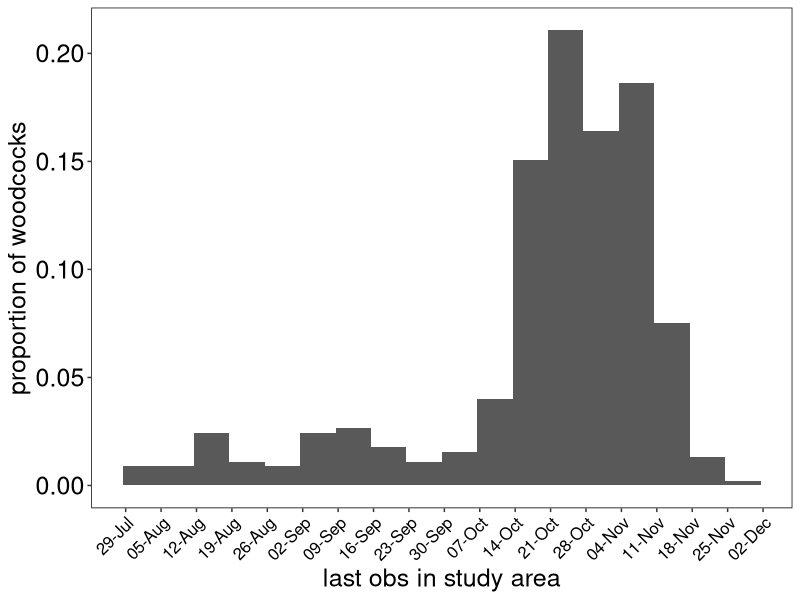
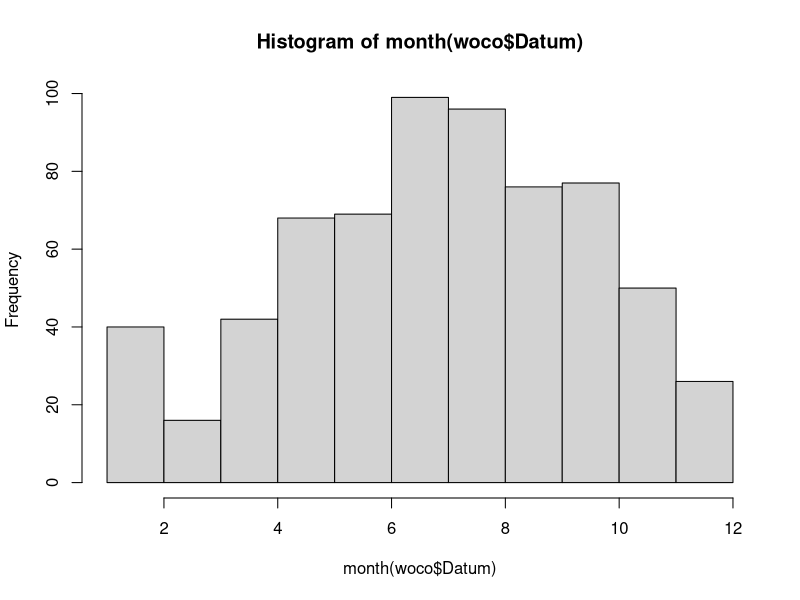
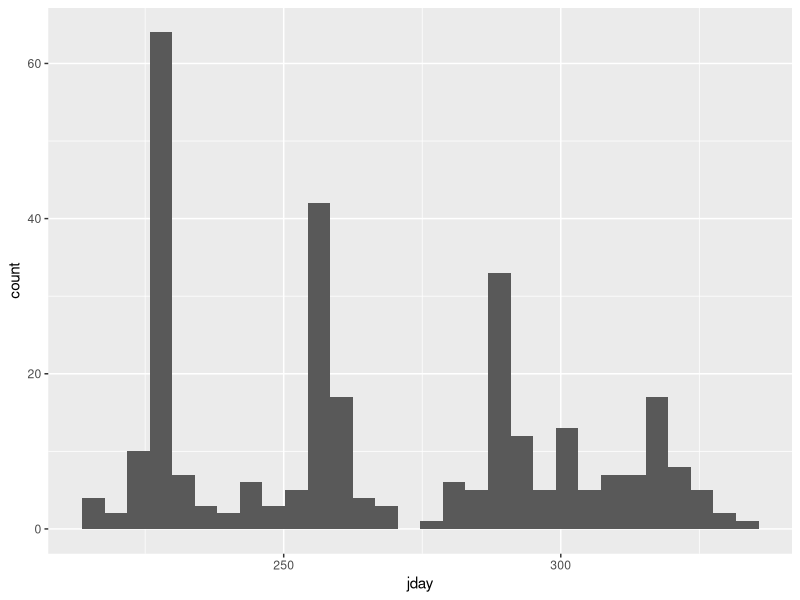
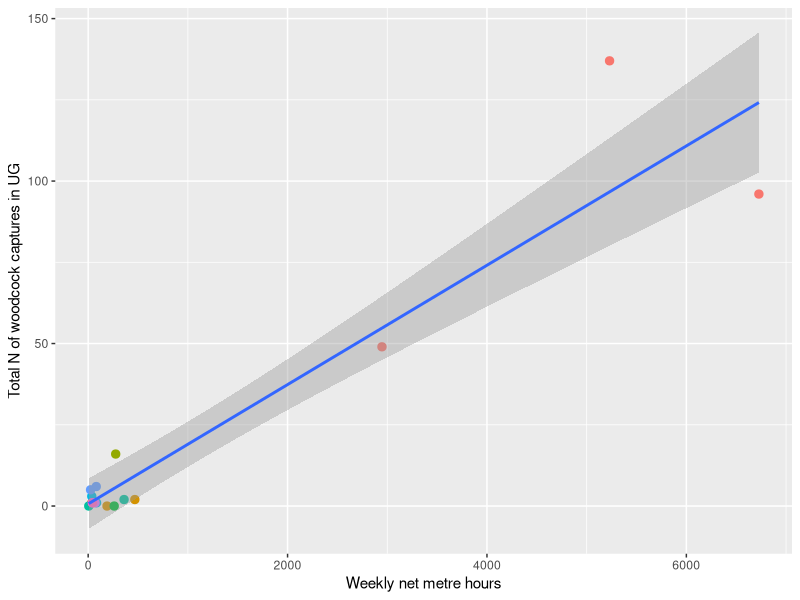

Write R code to recreate these figures, in order.
###########################################################################
##### WOODCOCK DEPARTURE TIME ANALYSIS DATA PREPARATION--------  ############################
###########################################################################

## written by Steffen Oppel on 30 Oct 2024 to initiate analysis
## goal is to estimate WHEN birds depart so that hunters can be confident they don't shoot Swiss birds
## federal regulation permits shooting from 15 Sept to 16 December

## QUESTIONS TO MURDY:
# what does 'censor' mean? check with Michi if censoring necessary for migration
# what temporal resolution do we want (weekly ok)? yes
# extent of season (Sept - Nov), what is the intermittent dip in effort? monthly capture events
# do we have a metric of observation effort?
# what are age categories 1-8? EURING Code? Only needed if age affects departure or survival
# annual variation in survival, detection, migration?

## UPDATED 2 JAN 2025 to include actual netting effort data (provided by Pierre Mollet)
## used data for those occasions where available, and extrapolated remaining occasions based on linear regression with capture numbers

## UPDATED 12 FEB 2025 to exclude ARGOS DATA (optional - because we are not sure about permissions)

## UPDATED 22 OCT 2025 to set obs to NA prior to first observation (even in subsequent years) to avoid model failure


## revision in April 2026
## assess the magnitude of extended encounter occasions 30 and 53


## revised in May 2026 to remove all individuals never recorded in April - August (those can be assumed to be breeders): PM said that these are definitely local breeders
## changed wk54 to wk53 because no records in wk53 anyway
## reduced dimensions of woco_ch by 1 column


# Clear workspace ---------------------------------------------------------

rm(list=ls()) 
Sys.setenv(LANG = "en") ##change language of error messages to english

# Load libraries, functions etc -------------------------------------------
library(lubridate)
library(tidyverse)
library(readxl)
library(dplyr)
filter<-dplyr::filter
select<-dplyr::select

## set root folder for project
try(setwd("C:/Users/sop/OneDrive - Vogelwarte/Woodcock"), silent=T)
try(setwd("C:/STEFFEN/OneDrive - Vogelwarte/Woodcock"), silent=T)

# Load data ---------------------------------------------------------------

woco <- read_excel("data/Daten_Waldschnepfe.xlsx", sheet="Data") %>%
  # mutate(Sendertyp=ifelse(is.na(Sendertyp),"none",Sendertyp)) %>%  ## fill in missing values for type of transmitter
  # dplyr::filter(Sendertyp!="ARGOS") %>%  ## optionally remove all ARGOS data
  rename(age=`Alter (Euring)`)
woco


woco %>% group_by(Ring, Markierung, Sendertyp) %>%
  summarise(n_encounter=length(Datum)) %>%
  ungroup() %>%
  mutate(N=1) %>%
  group_by(Markierung, Sendertyp) %>%
  summarise(N_birds=sum(N))


### CREATE A TIME SERIES DATA FRAME ###
mindate<-min(woco$Datum)
maxdate<-max(woco$Datum)
timeseries<-data.frame(date=seq(mindate, maxdate, "1 month")) %>%
  mutate(month=month(date),year=year(date)) %>%
  mutate(ymo=as.character(format(date, format="%Y_%m"))) %>%
  mutate(season=ifelse(month %in% c(4,5,6,7,8,9),"summer","winter")) %>%
  mutate(col=seq_along(date))
dim(timeseries)


## check last observation per bird in study area
woco %>% filter(month(Datum) %in% c(8,9,10,11)) %>%
  filter(Ort=="UG") %>%
  mutate(year=year(Datum)) %>%
  mutate(id=paste(Ring_num,year, sep="_")) %>%
  mutate(jday=yday(Datum)) %>%
  mutate(date=ymd("2023-12-31")+days(jday)) %>%
  group_by(id) %>%
  summarise(last=max(date)) %>%
  ggplot(aes(x=last)) +
  geom_histogram(aes(x=last,y=(after_stat(count))/tapply(after_stat(count),after_stat(PANEL),sum)[after_stat(PANEL)]),binwidth=7)+                               
  scale_x_date(name="last obs in study area",date_breaks="1 week", date_labels="%d-%b")+
  labs(y="proportion of woodcocks") +
  theme(panel.background=element_rect(fill="white", colour="black"), panel.grid.major = element_blank(), panel.grid.minor = element_blank(),
        axis.text.x=element_text(size=12, color="black",angle=45,hjust = 1),
        axis.text.y=element_text(size=18, color="black"), 
        axis.title=element_text(size=18), 
        strip.text.x=element_text(size=18, color="black"), 
        strip.background=element_rect(fill="white", colour="black"))
#ggsave("output/prop_woodcock_per_week_rawdat.jpg", width=7, height=6)



#~~~~~~~~~~~~~~~~~~~~~~~~~~~~~~~~~~~~~~~~~~~~~~~~~~~
# FILTER DATA by removing individuals with no record in Aug - Dec
#~~~~~~~~~~~~~~~~~~~~~~~~~~~~~~~~~~~~~~~~~~~~~~~~~~~
removals<-woco %>%
  mutate(targetObs=ifelse(month(Datum)>7,1,0)) %>%
  group_by(Ring_num) %>%
  summarise(obs=sum(targetObs)) %>%
  filter(obs==0)
dim(removals)
dim(woco)
woco<-woco %>% filter(!(Ring_num %in% removals$Ring_num))
dim(woco)


## added second level - remove individuals that were never caught in the UG outside the breeding season

removals2<-woco %>%
  mutate(targetObs=ifelse(month(Datum) %in% c(4,5,6,7,8) & Ort %in% c("Franche-Comté","UG"),1,0)) %>%
  group_by(Ring_num) %>%
  summarise(obs=sum(targetObs)) %>%
  filter(obs==0)


woco<-woco %>% filter(!(Ring_num %in% removals2$Ring_num))
dim(woco)


#~~~~~~~~~~~~~~~~~~~~~~~~~~~~~~~~~~~~~~~~~~~~~~~~~~~
# REPORT QUANTITIES IN MANUSCRIPT
#~~~~~~~~~~~~~~~~~~~~~~~~~~~~~~~~~~~~~~~~~~~~~~~~~~~

# Inspect data ---------------------------------------------------------------
table(woco$Ort)
table(woco$age)
hist(month(woco$Datum))
table(woco$Beobachtung)
table(woco$Markierung)
table(woco$Markierung, woco$Sendertyp)
table(woco$Censor)
length(unique(woco$Ring_num))
woco %>% filter(month(Datum) %in% c(8,9,10,11)) %>%
  mutate(jday=yday(Datum)) %>%
  ggplot(aes(x=jday)) + geom_histogram()

table(woco$Beobachtung, woco$Ort)


woco %>% group_by(Ring, Markierung, Sendertyp) %>%
  summarise(n_encounter=length(Datum)) %>%
  ungroup() %>%
  mutate(N=1) %>%
  group_by(Markierung, Sendertyp) %>%
  summarise(N_birds=sum(N))





#~~~~~~~~~~~~~~~~~~~~~~~~~~~~~~~~~~~~~~~~~~~~~~~~~~~
# DATA PREPARATION APPROACH
#~~~~~~~~~~~~~~~~~~~~~~~~~~~~~~~~~~~~~~~~~~~~~~~~~~~
## for each individual and year, create weekly occasions for Sept to Nov
## use data from following year to determine whether bird survived or not
# True States (S) - these are often unknown and cannot be observed
# 1 alive in study area
# 2 dead in study area
# 3 alive outside study area (after migration)
# 4 dead outside study area (shot after after migration)

  # Observed States (O) - these are based on the actual transmission history
  # 1 Bird (re)captured alive or recorded via transmitter in study area
  # 2 Bird recorded via transmitter outside study area
  # 3 Dead bird recovered  in study area
  # 4 Dead bird recovered  outside study area
  # 5 No signal (=not observed)

### inspect individual that lost the logger (happened 3 days after last live location - does not yield additional info)
woco %>% filter(Beobachtung=="Senderfund")
woco %>% filter(Ring_num==112985) %>% arrange(Datum)

### inspect individual that was caught in France
woco %>% filter(Beobachtung=="Fang") %>% filter(Ort!="UG")
woco %>% filter(Ring_num==115155) %>% arrange(Datum)


# CREATE ANNUAL ENCOUNTER HISTORY  ---------------------------------------------------------------
woco_ch <- woco %>%
  mutate(year=year(Datum)) %>%
  mutate(id=paste(Ring_num,year, sep="_")) %>%
  select(id, Ring_num,year,Datum,Beobachtung,Markierung,Ort) %>%
  filter(Beobachtung!="Senderfund") %>%
  filter(!(Beobachtung=="Fang" & Ort!="UG")) %>%
  mutate(obs=1) %>%
  group_by(Ring_num, year) %>%
  summarise(N=sum(obs)) %>%
  spread(key=year, value=N, fill=0)


#~~~~~~~~~~~~~~~~~~~~~~~~~~~~~~~~~~~~~~~~~~~~~~~~~~~~~~~~~~~~~~~~~~~~~~~~~~~~~~~~~~~~~~~~~~~~~~~~~~~~~~~~~~~~~
# PREPARE ANNUAL CAPTURE HISTORIES
#~~~~~~~~~~~~~~~~~~~~~~~~~~~~~~~~~~~~~~~~~~~~~~~~~~~~~~~~~~~~~~~~~~~~~~~~~~~~~~~~~~~~~~~~~~~~~~~~~~~~~~~~~~~~~
### we only want weeks from Aug - December
### but some birds are marked earlier in the year and are then shot - cannot have a dead state without a previous marking occasion
### summarised all encounters prior to August and entered it in first August week


### assess consequence of lumping earlier records into single encounter occasion
dim(woco)
dim(woco %>%
  mutate(year=year(Datum), week=week(Datum)) %>%
  filter(week<=30))


## these are the birds that were found dead within study area after week 30
localrecovs<-woco %>%
  mutate(year=year(Datum), week=week(Datum)) %>%
  mutate(id=paste(Ring_num,year, sep="_")) %>%
  filter(Beobachtung=="Totfund") %>%
  filter(Ort=="UG") %>%
  group_by(id,Ring_num,year) %>%
  summarise(dead=min(week)) %>%
  filter(dead>30) 

## these are the individuals that have no live within study area record after week 30
earlycaps<-woco %>%
  mutate(year=year(Datum), week=week(Datum)) %>%
  mutate(id=paste(Ring_num,year, sep="_")) %>%
  filter(Beobachtung!="Totfund") %>%
  filter(Ort=="UG") %>%
  group_by(id,Ring_num,year) %>%
  summarise(first=min(week), last=max(week), nweeks=length(unique(week))) %>%
  filter(last<31) %>%
  left_join(localrecovs, by=c('id','Ring_num','year')) %>%
  filter(!is.na(dead))

## birds with valid data within the study area
infobirds<-woco %>%
  mutate(year=year(Datum), week=week(Datum)) %>%
  mutate(id=paste(Ring_num,year, sep="_")) %>%
  filter(Beobachtung!="Totfund") %>%
  filter(Ort=="UG") %>%
  filter(week>30) %>%
  group_by(id,Ring_num,year) %>%
  summarise(first=min(week), last=max(week), nweeks=length(unique(week))) %>%
  arrange(desc(first),nweeks)
dim(infobirds)

## birds without valid data within the study area
noninfobirds<-woco %>%
  mutate(year=year(Datum), week=week(Datum)) %>%
  mutate(id=paste(Ring_num,year, sep="_")) %>%
  filter(!(id %in% infobirds$id)) %>%
  group_by(id,Ring_num,year) %>%
  summarise(first=min(week), last=max(week), nweeks=length(unique(week)), nlocs=length(unique(Ort))) %>%
  arrange(desc(first),nweeks)
dim(noninfobirds)


## birds that would be added if we lumped occasions prior to week 30
addedinfobirds<-woco %>%
  mutate(year=year(Datum), week=week(Datum)) %>%
  mutate(id=paste(Ring_num,year, sep="_")) %>%
  filter((id %in% noninfobirds$id)) %>%
  filter(Beobachtung!="Totfund") %>%
  filter(Ort=="UG") %>%
  filter(week<=30) %>%
  group_by(id,Ring_num,year) %>%
  summarise(first=min(week), last=max(week), nweeks=length(unique(week)))
dim(addedinfobirds)


## summarise the birds we will use for the study

chosen<-c(infobirds$id,earlycaps$id)



### weekly encounter history ####
woco_ann_ch_true<-woco %>%
  mutate(year=year(Datum), week=week(Datum)) %>%
  mutate(id=paste(Ring_num,year, sep="_")) %>%
  dplyr::filter(id %in% chosen) %>%   ### select only the birds that were recorded alive within the study area at least once after week 30, plus the 3 birds that were recovered dead
  select(id, Ring_num,week,Datum,Beobachtung,Markierung,Ort) %>%
  mutate(week=ifelse(week<31,31,week)) %>%
  filter(week>30) %>%
  mutate(week=paste0('wk',week)) %>%
  filter(Beobachtung!="Senderfund") %>%
  filter(!(Beobachtung=="Fang" & Ort!="UG")) %>%
  mutate(TS=ifelse(Beobachtung=="Fang",1,
                   ifelse((Beobachtung=="Senderlokalisation" & Ort=="UG"),1,
                          ifelse((Beobachtung=="Senderlokalisation" & Ort!="UG"),3,
                                 ifelse((Beobachtung=="Totfund" & Ort=="UG"),2,
                                        ifelse((Beobachtung=="Totfund" & Ort!="UG"),4,99)))))) %>% ## there should be no 99filter(TS==99)
  group_by(id, week) %>%
  summarise(N=max(TS)) %>%
  spread(key=week, value=N, fill=NA) %>%
  mutate(wk53=NA)  ## create blank column for records past the migration season - ### CHANGED TO 53 after selecting fewer individuals

woco_ann_ch_obs<-woco %>%
  mutate(year=year(Datum), week=week(Datum)) %>%
  mutate(id=paste(Ring_num,year, sep="_")) %>%
  dplyr::filter(id %in% chosen) %>%   ### select only the birds that were recorded alive within the study area at least once after week 30, plus the 3 birds that were recovered dead
  select(id, Ring_num,week,Datum,Beobachtung,Markierung,Ort) %>%
  mutate(week=ifelse(week<31,31,week)) %>%
  filter(week>30) %>%
  mutate(week=paste0('wk',week)) %>%
  #filter(month(Datum) >7) %>%
  filter(Beobachtung!="Senderfund") %>%
  filter(!(Beobachtung=="Fang" & Ort!="UG")) %>%
  mutate(OS=ifelse(Beobachtung=="Fang",1,
                   ifelse((Beobachtung=="Senderlokalisation" & Ort=="UG"),1,
                          ifelse((Beobachtung=="Senderlokalisation" & Ort!="UG"),2,
                                 ifelse((Beobachtung=="Totfund" & Ort=="UG"),3,
                                        ifelse((Beobachtung=="Totfund" & Ort!="UG"),4,5)))))) %>%
  group_by(id, week) %>%
  summarise(N=max(OS)) %>%
  spread(key=week, value=N, fill=5) %>%
  mutate(wk53=5)  ## create blank column for records past the migration season ### CHANGED TO 53 after selecting fewer individuals


woco_tag_mat<- woco %>%
  mutate(year=year(Datum), week=week(Datum)) %>%
  mutate(id=paste(Ring_num,year, sep="_")) %>%
  dplyr::filter(id %in% chosen) %>%   ### select only the birds that were recorded alive within the study area at least once after week 30, plus the 3 birds that were recovered dead
  select(id, Ring_num,week,Datum,Beobachtung,Markierung,Ort,Sendertyp) %>%
  mutate(week=ifelse(week<31,31,week)) %>%
  filter(week>30) %>%
  mutate(week=paste0('wk',week)) %>%
  #filter(month(Datum) >7) %>%
  filter(Beobachtung!="Senderfund") %>%
  filter(!(Beobachtung=="Fang" & Ort!="UG")) %>%
  mutate(tag=ifelse(Markierung=="Sender",1,0)) %>%
  mutate(ptt=ifelse(Markierung=="Sender",ifelse(Sendertyp=="ARGOS",1,0),0)) %>%
  group_by(id) %>%
  summarise(tag=max(tag), ptt=max(ptt))


### CREATE BLANK MATRICES TO HOLD INFORMATION ABOUT TRUE AND OBSERVED STATES ###

woco.obs.matrix<-woco_ann_ch_obs %>% arrange(id)
woco.state.matrix<-woco_ann_ch_true %>% arrange(id)
tag<-as.data.frame(woco_tag_mat %>% arrange(id) %>% select(tag))[,1]
ptt<-as.data.frame(woco_tag_mat %>% arrange(id) %>% select(ptt))[,1]
woco.eff.matrix<-woco_ann_ch_obs %>% arrange(id)
dim(woco.obs.matrix)
length(tag)



#~~~~~~~~~~~~~~~~~~~~~~~~~~~~~~~~~~~~~~~~~~~~~~~~~~~~~~~~~~~~~~~~~~~~~~~~~~~~~~~~~~~~~~~~~~~~~~~~~~~~~~~~~~~~~
# CREATE EFFORT MATRIX BASED ON ACTUAL NETTING EFFORT
#~~~~~~~~~~~~~~~~~~~~~~~~~~~~~~~~~~~~~~~~~~~~~~~~~~~~~~~~~~~~~~~~~~~~~~~~~~~~~~~~~~~~~~~~~~~~~~~~~~~~~~~~~~~~~
### full matrix of records to be used to calibrate effort data from netting
effort_mat<- woco %>%
  mutate(year=year(Datum), week=week(Datum)) %>%
  mutate(week=ifelse(week<31,31,week)) %>%
  mutate(obs=1) %>%
  filter(week>30) %>%
  mutate(week=paste0('wk',week)) %>%
  filter(Beobachtung!="Senderfund") %>%
  filter(!(Beobachtung=="Fang" & Ort!="UG")) %>%
  group_by(year,week) %>%
  summarise(eff=sum(obs)) %>%
  spread(key=week,value=eff, fill=0) %>%
  mutate(wk53=2)  ## create blank column for records past the migration season

### summary of actual netting effort 
netting <- read_excel("data/Data_Aufwand_Nov2024.xlsx", sheet="Tabelle1") %>%
  mutate(effort=(`Länge (m)`*`Dauer (min)`)/60) %>%
  mutate(year=year(Datum), week=week(Datum)) %>%
  mutate(week=ifelse(week<31,31,week)) %>%
  filter(week>30) %>%
  mutate(week=paste0('wk',week)) %>%
  group_by(year,week) %>%
  summarise(tot_eff=sum(effort))
  
### calibrate relationship between netting effort and number of records
effort_mat %>% filter(year %in% c(2016,2017,2018)) %>%
  gather(key="week", value="exp_eff",-year) %>%
  left_join(netting, by=c("year","week")) %>%
  filter(!is.na(tot_eff)) %>%
  
  ggplot(aes(x=tot_eff, y=exp_eff)) +
  geom_point(aes(col=week),size=2.5) +
  geom_smooth(method="lm") +
  labs(x="Weekly net metre hours", y="Total N of woodcock captures in UG") +
  theme(legend.position="none")

## fit linear regression
calib_dat<-effort_mat %>% filter(year %in% c(2016,2017,2018)) %>%
  gather(key="week", value="exp_eff",-year) %>%
  left_join(netting, by=c("year","week")) %>%
  filter(!is.na(tot_eff))
eff_pred<-lm(tot_eff~0+exp_eff, data=calib_dat) ## forced through origin


## interpolate all occassions without actual netting effort data
effort<-effort_mat %>%
  gather(key="week", value="exp_eff",-year) %>%
  ungroup() %>%
  left_join(netting, by=c("year","week"))
effort$pred_eff<-predict(eff_pred, newdat=effort) ## predict effort based on linear model
effort_mat<-effort %>%
  mutate(eff=ifelse(is.na(tot_eff),pred_eff,tot_eff)) %>% ## use the predicted effort for occasions when no actual effort is available
  mutate(scale_eff=scale(eff)) %>%
  select(year,week,scale_eff) %>%
  spread(key=week,value=scale_eff)

## report the proportion of interpolated effort data
dim(effort[effort$exp_eff>0 & is.na(effort$tot_eff),])/dim(effort)



#~~~~~~~~~~~~~~~~~~~~~~~~~~~~~~~~~~~~~~~~~~~~~~~~~~~~~~~~~~~~~~~~~~~~~~~~~~~~~~~~~~~~~~~~~~~~~~~~~~~~~~~~~~~~~
# CREATE CAPTURE HISTORY FOR SURVIVAL ESTIMATIONS
#~~~~~~~~~~~~~~~~~~~~~~~~~~~~~~~~~~~~~~~~~~~~~~~~~~~~~~~~~~~~~~~~~~~~~~~~~~~~~~~~~~~~~~~~~~~~~~~~~~~~~~~~~~~~~

### FILL MATRICES WITH STATE INFORMATION ###
for(i in 1:nrow(woco.obs.matrix)){
  
  ### extract ind and year
  yr<-separate_wider_delim(woco_ann_ch_obs[i,],cols="id",delim="_", names=c('ring','year'))$year
  rn<-separate_wider_delim(woco_ann_ch_obs[i,],cols="id",delim="_", names=c('ring','year'))$ring
  
  ### add effort to individual matrix (because nimble does not allow dynamic indexing)
  woco.eff.matrix[i,2:dim(woco.obs.matrix)[2]]<-effort_mat[effort_mat$year==yr,2:dim(woco.obs.matrix)[2]]
  woco.eff.matrix[i,dim(woco.obs.matrix)[2]]<-sum(effort_mat[effort_mat$year==yr,2:20])  ### effort for following year is the sum across many months
  
  ### extract start and end dates for selected bird
  daterange<-woco %>%
    filter(Ring_num==rn) %>%
    #filter(year(Datum)==yr) %>%
    filter(Beobachtung!="Senderfund") %>%
    filter(!(Beobachtung=="Fang" & Ort!="UG")) %>%
    summarise(first=min(Datum),last=max(Datum))
  
  ### ASSIGN OBSERVED STATES
  startcol<-min(which(woco.obs.matrix[i,2:dim(woco.obs.matrix)[2]]!=5))
  if(startcol>1){
    if(year(daterange$first)<yr) {woco.obs.matrix[i,2:(startcol)]<-NA} else {    ### CHANGED FROM 5 to NA because 2 birds caused problems with wrong f
      woco.obs.matrix[i,2:(startcol)]<-NA}
  }

  stopcol<-max(which(woco.obs.matrix[i,2:dim(woco.obs.matrix)[2]]<5))
  if((stopcol+1)<dim(woco.obs.matrix)[2]){
    if(year(daterange$last)>yr) {woco.obs.matrix[i,dim(woco.obs.matrix)[2]]<-2} else {  ## birds that survived until next year are labelled to have been recorded outside study area
      woco.obs.matrix[i,min((stopcol+2),dim(woco.obs.matrix)[2]):dim(woco.obs.matrix)[2]]<-5}
  }

  
  ### ENSURE THAT DEAD BIRDS STAY DEAD
  if(TRUE %in% (c(3,4) %in% woco.obs.matrix[i,2:dim(woco.obs.matrix)[2]])){
    deadcol<-min(which(woco.obs.matrix[i,2:dim(woco.obs.matrix)[2]] %in% c(3,4)))
    woco.obs.matrix[i,min((deadcol+2),dim(woco.obs.matrix)[2]):dim(woco.obs.matrix)[2]]<-woco.obs.matrix[i,(deadcol+1)]  ## assign the same state as last observed for rest of time series
  }
  
  ### ENSURE THAT LOCAL BIRDS STAY LOCAL
  ## there are very few 'excursions' out of the study area, but we do not want to model those, so we eliminate any state other than 1 prior to or between states of 1
  startcolIN<-min(which(woco.obs.matrix[i,2:dim(woco.obs.matrix)[2]]<5))
  stopcolIN<-max(which(woco.obs.matrix[i,2:dim(woco.obs.matrix)[2]]==1))
  if(stopcolIN>startcolIN){
    for(col in (startcolIN+1):(stopcolIN+1)) {
      if(!is.na(woco.obs.matrix[i,col])){woco.obs.matrix[i,col]<-ifelse(woco.obs.matrix[i,col]==5,5,1)}  ## assign everything to 1 except the not observed state
    }
  }

  ## ASSIGN INITIAL TRUE STATE (to initialise z-matrix of model)
  ### this needs careful manipulation to appropriately configure intermediate 0s
  startcol<-min(which(!is.na(woco.state.matrix[i,2:dim(woco.state.matrix)[2]])))
  stopcol<-max(which(!is.na(woco.state.matrix[i,2:dim(woco.state.matrix)[2]])))  
  startstate<-woco.state.matrix[i,startcol+1]
  endstate<-woco.state.matrix[i,stopcol+1]
  if(startcol>1){
    if(year(daterange$first)<yr) {woco.state.matrix[i,2:startcol]<-startstate} ## anything before first obs gets same state as first obs
  }
  
  if((stopcol+1)<dim(woco.state.matrix)[2]){
    woco.state.matrix[i,min((stopcol+2),dim(woco.state.matrix)[2]):dim(woco.state.matrix)[2]]<-endstate ## anything after last obs gets same state as last obs
  }
  
  if(stopcol>(startcol+1)){ ## only needed if there is a chance of intermediate gaps between start and stopcol
    for(col in (startcol+1):stopcol) {
    woco.state.matrix[i,col]<-ifelse(is.na(woco.state.matrix[i,col]),woco.state.matrix[i,col-1],woco.state.matrix[i,col]) ## anything inbetween the start and stop column gets the previous state unless it is known
  }}
  
  if(year(daterange$last)>yr) {
    woco.state.matrix[i,dim(woco.state.matrix)[2]]<-3  ## last column is always alive outside study area if bird also recorded next year
  }
  if(stopcolIN>startcolIN){
    for(col in (startcolIN+1):(stopcolIN+1)) {
      woco.state.matrix[i,col]<-1  ## assign everything to 1 for true state
    }
  }
}



#### Convert to numeric matrices that NIMBLE can loop over
y.telemetry<-as.matrix(woco.obs.matrix[,2:(dim(woco.state.matrix)[2])])
z.telemetry<-as.matrix(woco.state.matrix[,2:(dim(woco.state.matrix)[2])])
dim(y.telemetry)

#### REMOVE individuals with no information (i.e. those that left or were shot before August in a given year, OR only have telemetry locations outside)
## no longer needed after selection was done earlier

# noninfobirds1<-which(apply(y.telemetry, 1, function(x) length(unique(x)) == 1) == TRUE)  ## only a single state was observed - uninformative
# noninfobirds2<-which(apply(y.telemetry, 1, function(x) all(x %in% c(2, 5))))   ## birds only observed outside
# #noninfobirds3<-which(apply(z.telemetry, 1, function(x) all(x %in% c(3,4))))   ## birds with a true state only outside - removed as equivalent to noninfobirds2
# #noninfobirds<-union(union(noninfobirds1,noninfobirds2), noninfobirds3)
# noninfobirds<-union(noninfobirds1,noninfobirds2)
# y.telemetry<-y.telemetry[-noninfobirds,]
# z.telemetry<-z.telemetry[-noninfobirds,]
# woco_ann_ch_obs<-woco_ann_ch_obs[-noninfobirds,]
# woco.eff.matrix<-woco.eff.matrix[-noninfobirds,]
# tag<-tag[-noninfobirds]
# ptt<-ptt[-noninfobirds]
# dim(y.telemetry)

#### RETAIN ONLY individuals that were once seen alive in study area (all others have no value for estimating WHEN live birds leave study area)
# UKbirds<-which(apply(y.telemetry, 1, function(x) 1 %in% unique(x)) == TRUE)
# y.telemetry<-y.telemetry[UKbirds,]
# z.telemetry<-z.telemetry[UKbirds,]
# woco_ann_ch_obs<-woco_ann_ch_obs[UKbirds,]
# woco.eff.matrix<-woco.eff.matrix[UKbirds,]
# tag<-tag[UKbirds]
# ptt<-ptt[UKbirds]
# dim(y.telemetry)

#### PREPARE A MATRIX OF WEEKS
nweeks<-dim(y.telemetry)[2]
nind<-dim(y.telemetry)[1]
week<-seq(1:nweeks)
year<-as.numeric(as.factor(separate_wider_delim(woco_ann_ch_obs,cols="id",delim="_", names=c('ring','year'))$year))
nyears<-max(year)
effort<-woco.eff.matrix[,-1]

#### create vector of first marking and of last alive record
get.first.telemetry<-function(x)min(which(!is.na(x)))
get.last.telemetry<-function(x)max(which(!is.na(x) & x<6))
f.telemetry<-apply(y.telemetry,1,get.first.telemetry)
l.telemetry<-apply(y.telemetry,1,get.last.telemetry)


## check the errors that Jaume found - solved on 22 Oct 2025
# f.telemetry[c(61,146)]
# y.telemetry[c(61,146),]
# woco_ann_ch_obs[c(61,146),]
# y.telemetry[c(61,146),]
# woco_ch %>% dplyr::filter(Ring_num %in% c(115161,116322))
# woco %>% dplyr::filter(Ring_num %in% c(115161,116322))


############# CHECK THAT PREPARED DATA HAVE NO NA----------
dim(y.telemetry)
length(f.telemetry)
length(effort)
length(year)
length(tag)
nind
nweeks
nyears
max(year)
max(tag)
max(effort)


############# QUANTIFY EXTENT OF USE OF SUPPLEMENTED OCCASIONS----------

length(which(!is.na(woco_ann_ch_true[,2])))
length(which(!is.na(woco_ann_ch_true[,24])))  ### changed from 25 to 24 after reducing N individuals
length(unique(woco_ann_ch_obs$id))


multyear_ind<-woco_ann_ch_obs %>%
  separate(id, into=c("RingNr","year"), sep="_") %>%
  group_by(RingNr) %>%
  summarise(Nyears=length(unique(year))) %>%
  dplyr::filter(Nyears>1) %>%
  mutate(RandID=seq_along(RingNr)+1)

table(multyear_ind$Nyears)


## add the relevant individual identifiers for the NIMBLE model -----------
dupinds<-as.data.frame(woco_ann_ch_obs %>%
  separate(id, into=c("RingNr","year"), sep="_") %>%
  mutate(Y=ifelse(RingNr %in% multyear_ind$RingNr,1,0)) %>%
  dplyr::select(Y))[,1]

indID<-as.data.frame(woco_ann_ch_obs %>%
                         separate(id, into=c("RingNr","year"), sep="_") %>%
                       left_join(multyear_ind, by="RingNr") %>%
                       mutate(ID=ifelse(is.na(RandID),1,RandID)) %>%
                         dplyr::select(ID))[,1]

## number of individuals in study
n.individuals<-woco_ann_ch_obs %>%
  separate(id, into=c("RingNr","year"), sep="_") %>%
  group_by(RingNr) %>%
  summarise(Nyears=length(unique(year))) %>%
  arrange(desc(Nyears))


############# SAVE  PREPARED DATA ----------
save.image("data/woco_mig_input_breed.RData")
